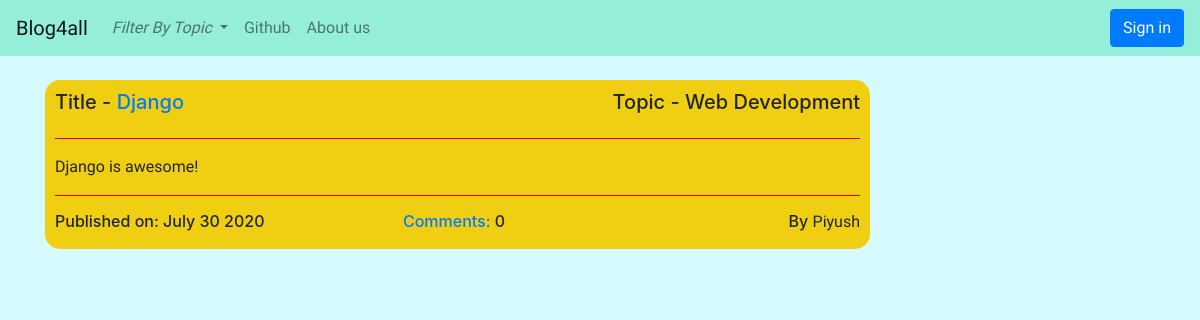
/filter/Web Development/, run on the app's committed database.
### blog/models.py (models this page shows, shortened)
class Blogpost(models.Model):
    author = models.ForeignKey(User,on_delete = models.CASCADE)
    topic = models.CharField(max_length=50,choices=TOPIC_CHOICES,default='Others')
    title = models.CharField(max_length=200)
    text = models.TextField()
    create_date = models.DateTimeField(default=timezone.now)
    published_date = models.DateTimeField(blank=True,null=True)
    def approve_comments(self):
        return self.comments.filter(approved_comment = True)
    def datepublished(self):
        return self.published_date.strftime('%B %d %Y')

### blog/views.py (the view)
# urls.py: path('filter/<str:topic_name>/',views.FilterView.as_view(),name = 'filter'),
class FilterView(ListView):
    model = Blogpost
    template_name = 'blog/post_list.html'
    def get_queryset(self):
        return Blogpost.objects.filter(topic=self.kwargs['topic_name']).filter(published_date__lte=timezone.now()).order_by('-published_date')

### blog/templates/blog/post_list.html
{% extends "blog/base.html" %}
{% block body_block %}
      <br>
      {% if blogpost_list %}
      {% for post in blogpost_list %}
      <div class="post_list">
        <div class="row">
          <div class="col-6 post-title">
            <h5>Title - <a href="{% url 'blog:blog_details' pk=post.pk %}">{{post.title}}</a></h5>
          </div>
          <div class="col-6">
            <h5 align = 'right'>Topic - {{ post.topic }}</h5>
          </div>
        </div>
        <hr color = 'red'>
        <div class="post-content">
          <p> {{post.text|safe}} </p>
        </div>
        <hr color="red">
        <div class="row">
          <div class="col-5">
            <h6>Published on: {{post.datepublished}}</h6>
          </div>
          <div class="col-3">
            <h6><a href="{% url 'blog:blog_details' pk=post.pk %}">Comments: </a>{{post.approve_comments.count}} </h6>
          </div>
          <div class="col-4">
            <h6 align = 'right'>By <span class="post-content"> {{post.author}} </span> </h6>
          </div>
        </div>
      </div>
        <br>
      {% endfor %}
      {% else %}
      <h1>Sorry, No posts are there from selected filter</h1>
      {% endif %}
{% endblock body_block %}

### blog/static/css/blog.css (style rules this page uses)
body { background-color: rgb(213, 250, 255); }
.post_list { border-radius: 15px; padding: 10px 10px 10px 10px; background-color: rgb(240, 206, 17); }
.post-content { font-family: 'Courgette', cursive; }

### data on the page
Blogpost: title "Django", topic "Web Development", text "Django is awesome!", datepublished "July 30 2020", approve_comments.count "0", author "Piyush"
